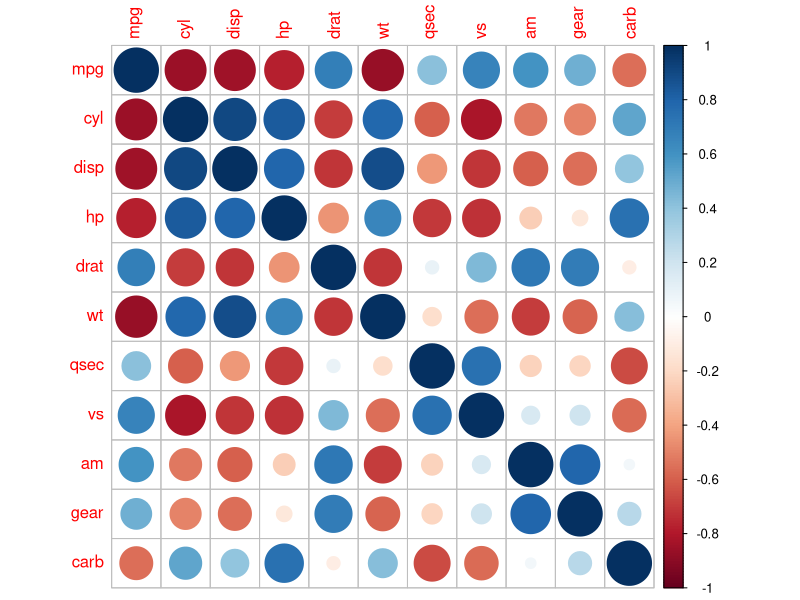
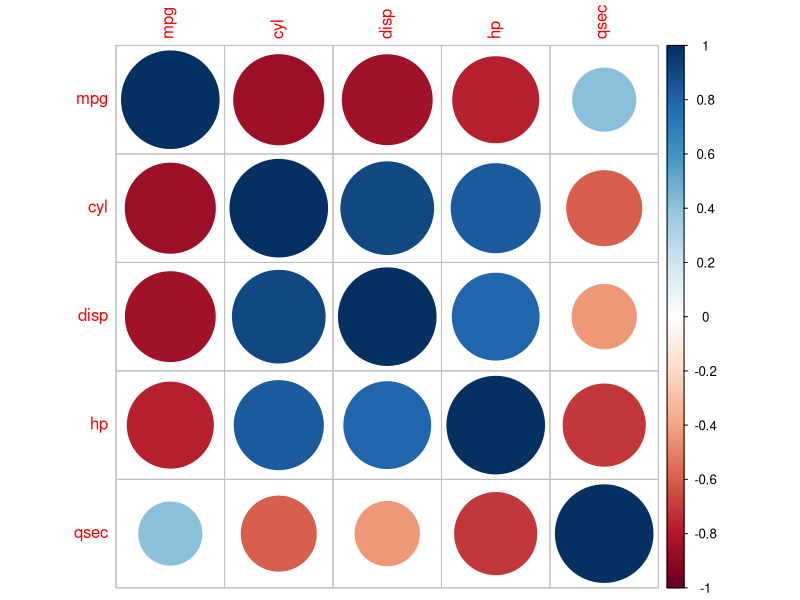
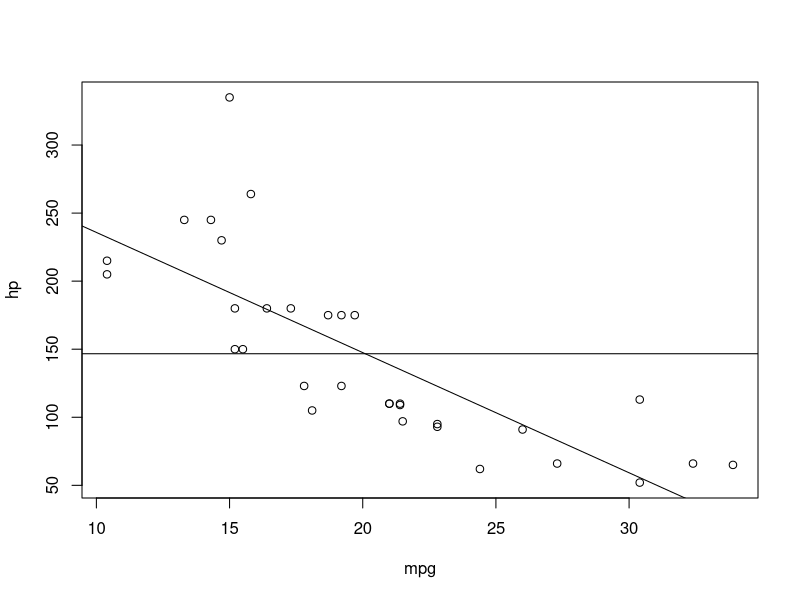
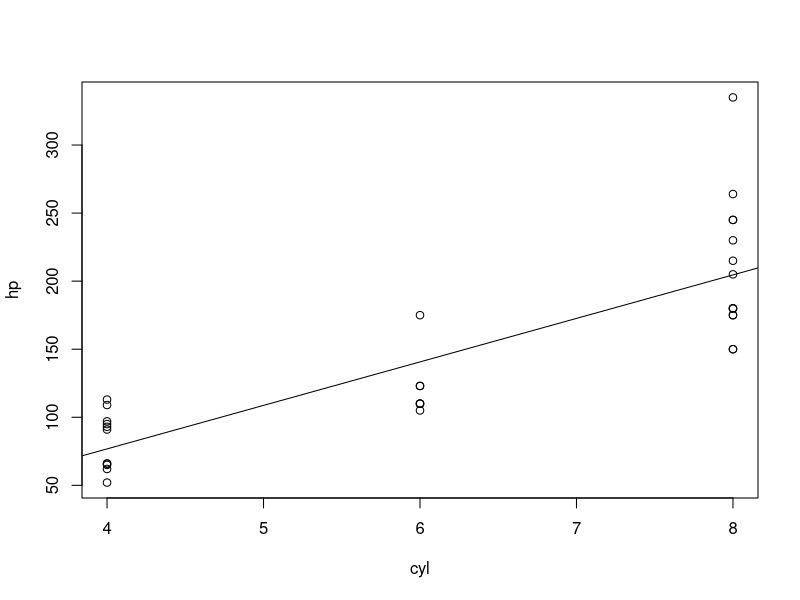
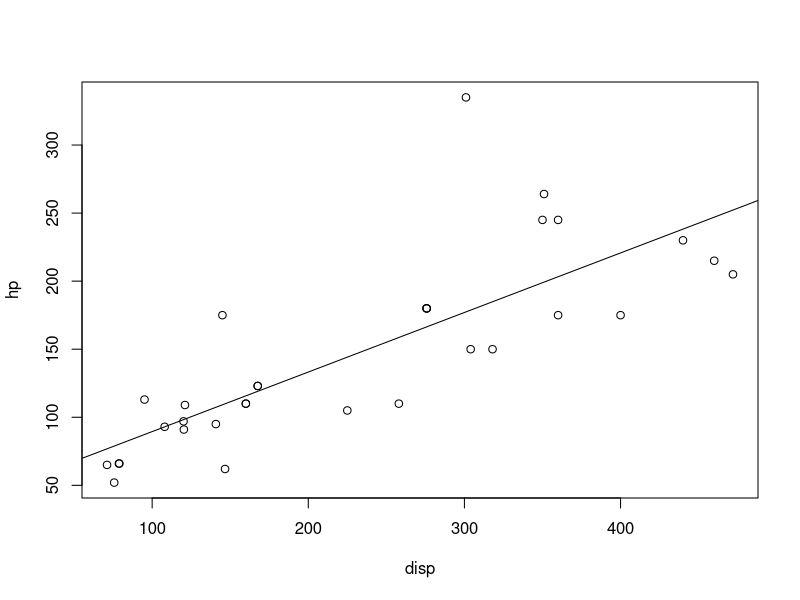
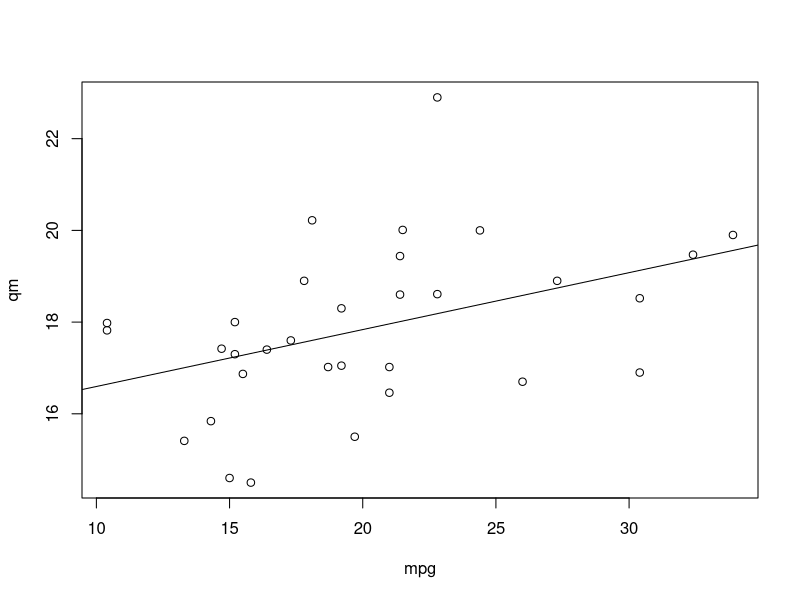
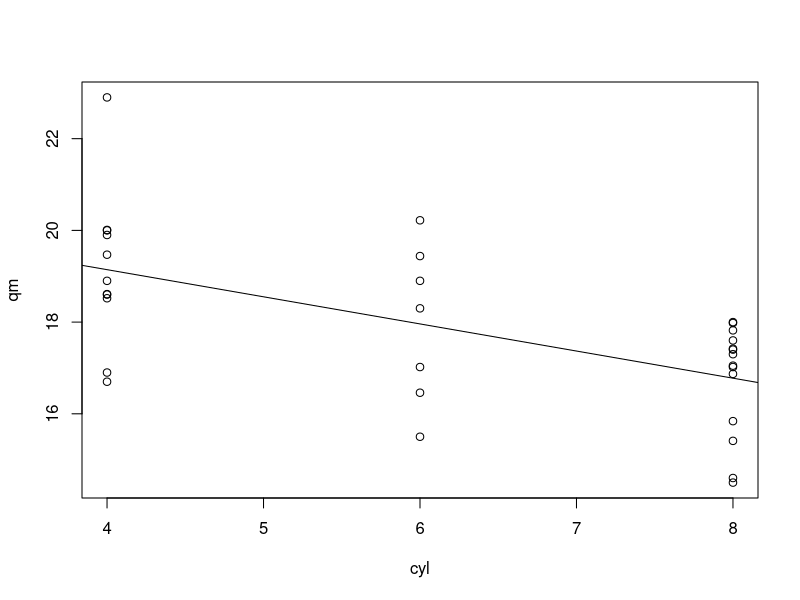
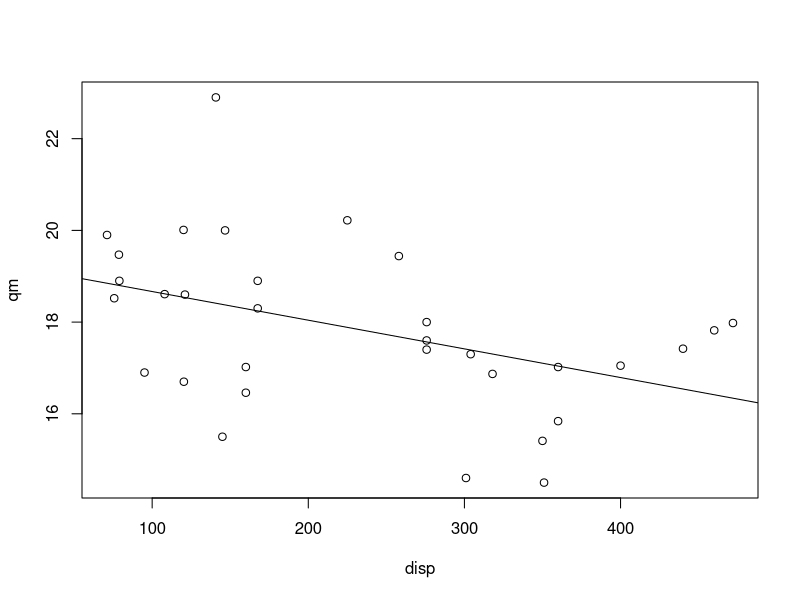

Here is the R script that generated these plots, in order: (Note: this script raises an error after producing the figures.)
# Cars dataset
mtcars
help("mtcars")

# Show pairwise correlations
library(corrplot) 
corrplot(cor(mtcars)) 
corrplot(cor(mtcars[,c("mpg","cyl","disp","hp","qsec")])) 

# Export data
write.table(mtcars, "cars.csv", sep=",", col.names=FALSE, row.names=FALSE)
getwd()

# A bunch of pairwise regression plots
plot(mtcars$mpg, mtcars$hp,  xlab = "mpg", ylab = "hp")
abline(lm(hp~mpg, mtcars))
abline(h = mean(mtcars$hp)) # If there were no relation
plot(mtcars$cyl, mtcars$hp,  xlab = "cyl", ylab = "hp")
abline(lm(hp~cyl, mtcars))
plot(mtcars$disp, mtcars$hp,  xlab = "disp", ylab = "hp")
abline(lm(hp~disp, mtcars))
plot(mtcars$mpg, mtcars$qsec,  xlab = "mpg", ylab = "qm")
abline(lm(qsec~mpg, mtcars))
plot(mtcars$cyl, mtcars$qsec,  xlab = "cyl", ylab = "qm")
abline(lm(qsec~cyl, mtcars))
plot(mtcars$disp, mtcars$qsec,  xlab = "disp", ylab = "qm")
abline(lm(qsec~disp, mtcars))

# Multivariate multiple regression that parallels the neural network
carmodel <- lm(cbind(hp, qsec) ~ mpg + cyl + disp, data = mtcars)
summary(carmodel)
mean(carmodel$residuals^2) # mse for regression model

# Try again with rescaled data
rescale <- function(x) (x/(max(x)))
mtcars_s <- rescale(mtcars);
carmodel_s <- lm(cbind(hp, qsec) ~ mpg + cyl + disp, data = mtcars_s)
summary(carmodel_s)
mean(carmodel_s$residuals^2) # mse for regression model

# Find max value of every column
apply(mtcars, 2, max)

# Print columns of interest to console
mtcars[,c("hp","qsec")]

# Some linear models
lm1 = lm(hp ~ cyl + disp + mpg, mtcars) 
summary(lm1)
lm2 = lm(hp ~ cyl, mtcars)
summary(lm2)
lm3 = lm(hp ~ disp, mtcars)
summary(lm3)
lm4 = lm(hp ~ mpg, mtcars)
summary(lm4)

# Check collinearity using VIF
library(car)
vif(carmodel)
carmodel_all <- lm(wt ~ ., data = mtcars)
vif(carmodel_all)
carmodel <- lm(wt ~ mpg + am + vs, data = mtcars)
vif(carmodel)
carmodel <- lm(qsec ~ mpg + am + vs, data = mtcars)
vif(carmodel)
carmodel <- lm(cbind(wt,qsec) ~ mpg + am + vs, data = mtcars)
summary(carmodel)
